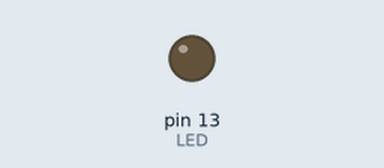
Simulated run of this sketch. Board: Arduino Uno, built with avr-gcc and run on an emulated ATmega328P. On the bench: output pins drawn as LEDs (lit = HIGH).

Above: at 0.1 s.
Timing chart, 0 to 1.6 s (numbered marks = the images above):
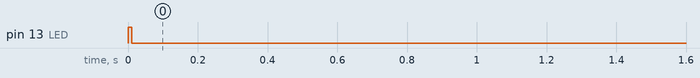

The sketch:

4-1.ino
```cpp
// Blinking LED

const int LED = 13;  // LEDはデジタルピン13に接続

void setup()
{
pinMode(LED,OUTPUT); //デジタルピンを出力に設定*
}
void loop()
{
digitalWrite(LED,HIGH);  //LEDを点ける
delay(10);  //1秒待つ
digitalWrite(LED, LOW);  //LEDを消す
delay(50000000000000000000000);  //秒待つ
}
```

Measured:
- by itself, pin 13 (LED): LOW → HIGH at 0.00 s, → LOW 0.01 s later
